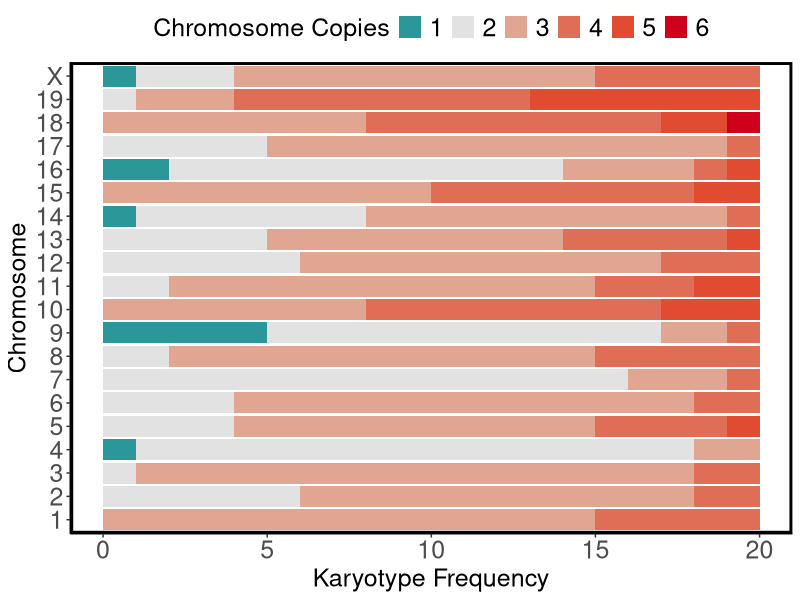

Reproduce this figure in R.
## ---- chunk 1
library(dplyr)
library(ggplot2)
library(tidyverse)

setwd("C:/Users/rboyd25/OneDrive - Johns Hopkins/Documents/Hopkins/McCallion/Papers/SN4741/Karyotyping")

Percent <- read.table("KARYOTYPE_data.txt", header = T)
as_tibble(Percent)

#Format Dataset for Plotting
Percent$Count[Percent$Count==0] <- NA
Percent$Copies <- as.factor(Percent$Copies)
Percent$Chr <- as.factor(Percent$Chr)
## ---- chunk 2
karyotype <- Percent %>% filter(!is.na(Count)) %>% 
  mutate(Chr = fct_relevel(Chr,
  "1","2","3","4","5","6","7","8","9","10","11","12","13","14","15","16","17","18","19","X")) %>% 
  mutate(Copies = fct_relevel(Copies,"6","5","4","3","2","1")) %>%
  ggplot(aes(x=Chr,y=Count, fill=Copies)) +
  geom_col() + 
  scale_fill_manual(values=c("#ce001bff","#e14b31","#de6e56", "#e1a692","#e2e2e2", "#2c9799ff")) +
  coord_flip() + 
  labs(x="Chromosome", y="Karyotype Frequency", fill="Chromosome Copies")+
  theme_classic() +
  theme(legend.direction = "horizontal",
        legend.position = "top",
        panel.border = element_rect(color = "black", fill = "transparent",size=2),
        axis.text.x = element_text(size=18),
        axis.text.y = element_text(size = 18),
        axis.title.y = element_text(size = 18),
        axis.title.x=element_text(size=18),
        legend.text = element_text(size=18),
        legend.title = element_text(size=18)) +
  guides(fill = guide_legend(nrow = 1, reverse = T))

ggsave('karyotype.pdf', width = 7, height = 6, karyotype, bg='transparent')
